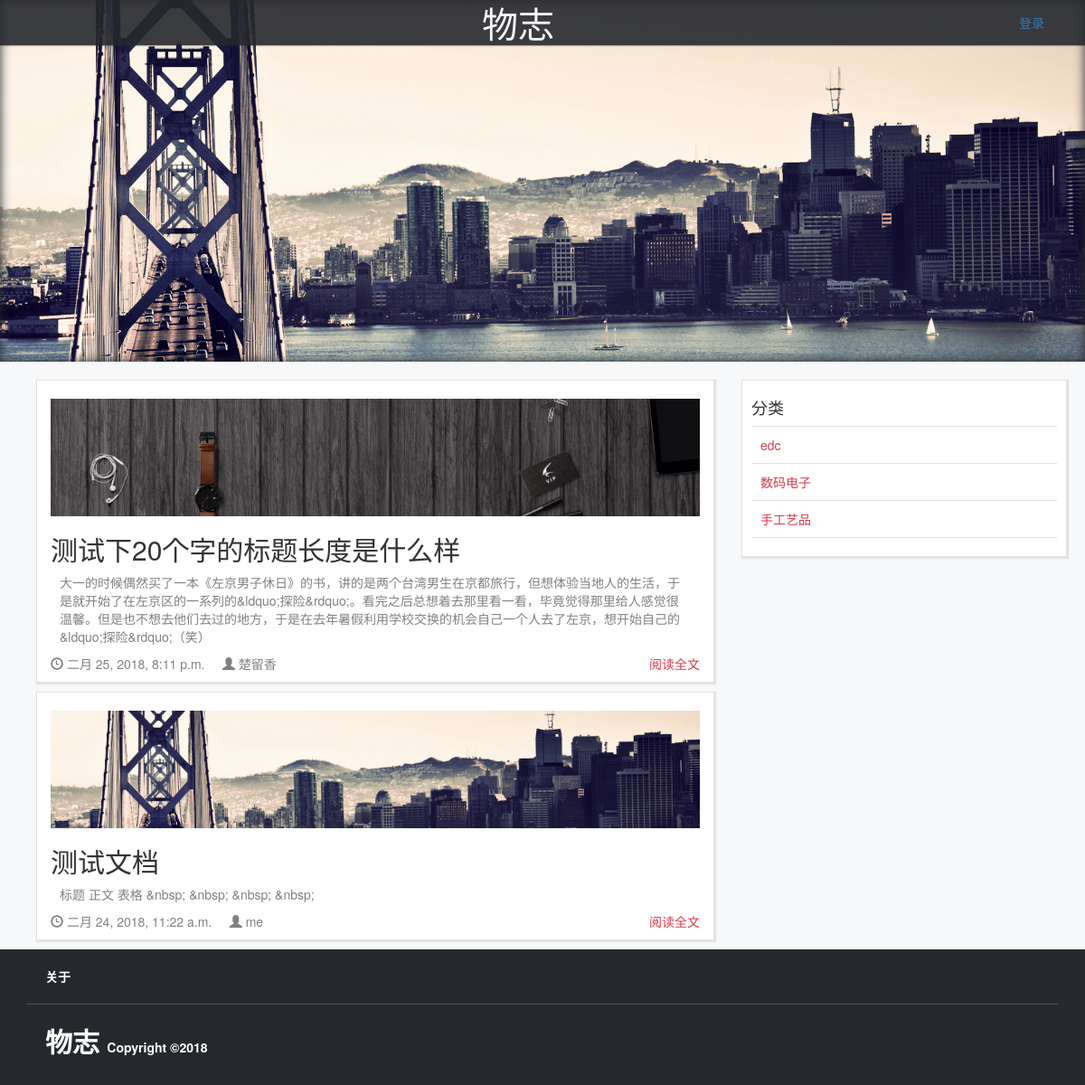
The page / on the database its author committed.
### article/models.py (models this page shows, shortened)
class Article(models.Model):
    id=models.AutoField(primary_key=True)
    section=models.ForeignKey(Section,on_delete=models.CASCADE,default=0)
    author_id = models.ForeignKey(User,on_delete=models.CASCADE,default=0)
    author = models.CharField(max_length=128,default='')
    publish_time = models.DateTimeField(auto_now_add=True)
    cover = models.ImageField(upload_to='static/upload/', blank=True, null=True)
    title = models.CharField(max_length=1024)
    detail = HTMLField()
    ip = models.GenericIPAddressField(blank=True,null=True)
    tag = models.CharField(max_length=128, blank=True, null=True)
    visible = models.CharField(choices=(('Y','是'),('N','否')),max_length=64,default='N')
    readtime = models.IntegerField(default=0)
    class Meta:
        db_table ="article"
        ordering = ['-publish_time']

class Section(models.Model):
    id = models.AutoField(primary_key=True)
    name = models.CharField(max_length=256)
    class Meta:
        db_table ="Section"

### edconline/views.py (the view)
# urls.py: path('', views.homepage),
def homepage(request):
    if request.user.is_authenticated :# and request.user.has_perm('cmdb.permit')):
        username = request.user.username
    else:
        username = None
    imgs = os.listdir('static/upload/')
    cover = random.sample(imgs,1)[0]
    arts = Article.objects.all()
    secs = Section.objects.all()
    return render(request,'index.html',{'cover':cover,'username':username,'arts':arts,'secs':secs})

### templates/index.html (shortened to what this page needs)
{% extends 'base.html' %}
{% block banner %}
<div class="banner" style="background:url(/static/upload/{{cover}}) no-repeat;background-position:center;background-size:cover;">
</div>
{% endblock %}
{% block content %}
	{% for i in arts %}
	<div class="card">
		<div class="preview row">
				<div class="preview-image" style="background:url({{i.cover}}) no-repeat;background-position:center;background-size:cover;">
			</div>
			<div class="preview-info">
				<h2>{{i.title}}</h2>
				<p class="fad">{{i.detail|truncatewords:"30"|striptags}}</p>
				<span class="glyphicon glyphicon-time fad"> </span>&nbsp;<span class="fad">{{i.publish_time}}</span>
				<span class="glyphicon glyphicon-user fad"> </span>&nbsp;<span class="fad">{{i.author}}</span>
				<span class="pull-right">
					<span><a href="/article/{{i.id}}/">阅读全文</a></span>
				</span>
			</div>
		</div>
	</div>
	{% endfor %}
{% endblock %}
{% block sidebar %}
	<div class="card">
		<h4>分类</h4>
		<span class="sep"></span>
		{% for i in secs %}
			<p><a href="">{{i.name}}</a></p>
			<span class="sep"></span>
		{% endfor %}
	</div>
{% endblock %}

### templates/base.html (shortened to what this page needs)
<!DOCTYPE html>
{% load staticfiles %}
<html>
	<head>
	    <link href="/static/bootstrap/css/bootstrap.min.css" rel="stylesheet">
		<link href='http://cdn.webfont.youziku.com/webfonts/nomal/114602/46453/5a919786f629d911e0099415.css' rel='stylesheet' type='text/css' />
		{% block header %}
    	<link href="/static/bootstrap/css/style.css" rel="stylesheet">
		{% endblock %}
	</head>
	<body>
		<nav class="navbar-collapse collapse navbar-fixed-top">
			<div class="container">
				<ul class="nav navbar-nav">
					<li class="css106de12c1c1bfaa ">
						<a class="logo" href='/'>物志</a>
					</li>
					<li class="navbar-right">
					{% if username %}
					<a href="#">{{username}}</a>
					{% else%}
					    <a href="#">登录</a>
					{% endif %}
					</li>
				</ul>
			</div>
		</nav>
		{% block banner %}{% endblock %}
		<div class="container-fluid">
			<div class="container">
				<div class="row ">
					<div class="content col-md-8">
						{% block content %}{% endblock%}
					</div>
					<div class="sidebar col-md-4">
						{% block sidebar %}{% endblock %}
				</div>
			</div>
		</div>
	<footer class="foot-wrap">
	        <div class="container">
					<section class="foot-top">
							<strong>
								<a href="" >关于</a>
							<strong>
					</section>
					<section class="foot-bottom">
						<span class="css106de12c1c1bfaa" style="font-size:30px;font-color:#d73a49">
							<a class="logo" href='/'>物志</a>
						</span>
						Copyright ©2018
					</section>
			</div>
	</footer>
	</body>
</html>

### rows shown on the page
Article: cover (picture), title "测试下20个字的标题长度是什么样", detail "大一的时候偶然买了一本《左京男子休日》的书，讲的是两个台湾男生在京都旅行，但想体验当地人的生活，于是就开始了在左京区的一系列的&ldquo;探险&rdquo;。看完之后总想着去那里看一看，毕竟觉得那里给人感觉很温馨。但是也不想去他们去过的地方，于是在去年暑假利用学校交换的机会自己一个人去了左京，想开始自己的&ldquo;探险&rdquo;（笑）", publish_time "二月 25, 2018, 8:11 p.m.", author "楚留香"
Article: cover (picture), title "测试文档", detail "标题 正文 表格 &nbsp; &nbsp; &nbsp; &nbsp;", publish_time "二月 24, 2018, 11:22 a.m.", author "me"
Section: name "edc"
Section: name "数码电子"
Section: name "手工艺品"
